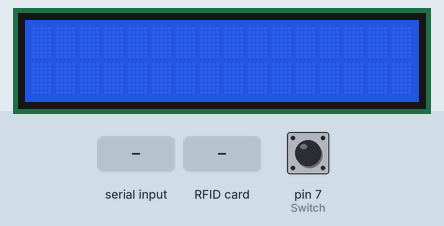
Simulated run of this sketch. Board: Arduino Uno, built with avr-gcc and run on an emulated ATmega328P. Parts: 16×2 character LCD. Inputs (shaded band) come from the test bench; at power-on: pin 7 (Switch) LOW. What the sketch prints to the serial monitor is not drawn.

Above: at 1.3 s.
1.4 s: "w" received over the second serial link
At 2.5 s:
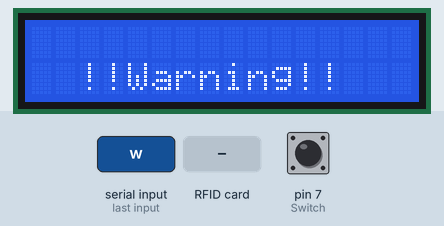
4.5 s: "n" received over the second serial link
At 5.5 s:
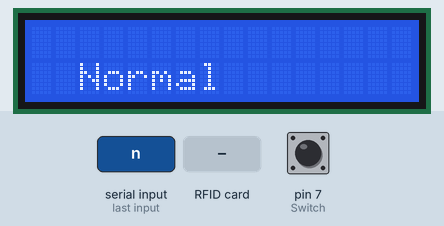
7.6 s: "m" received over the second serial link
At 8.4 s:
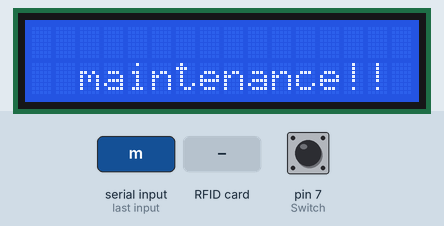
10.7 s: RFID card 5E 7A 19 C4 held to the reader
13.4 s: "r" received over the second serial link
Timing chart, 0 to 15.9 s (numbered marks = the images above; inputs shaded):
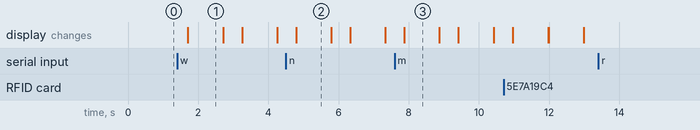

Measured:
- after the input at 1.4 s, the display: changes after 0.31 s (image 1)
- after the input at 4.5 s, the display: changes after 0.29 s (image 2)
- after the input at 7.6 s, the display: changes after 0.27 s (image 3)
- after the input at 13.4 s, every drawn part: stays the same
- what the display in image 1 shows lasts 1.0 s, from 1.7 s to 2.7 s

The sketch:

0126.test_Project___3.ino
```cpp
#include <SoftwareSerial.h>     //SPI 통신
#include <MFRC522.h>            // RFID
#include <SPI.h>                // RFID
#include <LiquidCrystal_I2C.h>  //LCD
#include <Wire.h>               //LCD

#define SS_PIN 10  //RFID
#define RST_PIN 9

SoftwareSerial P_Serial(2, 3);

char data;                           //LCD 문자
LiquidCrystal_I2C lcd(0x27, 16, 2);  //LCD 문자
int Switch = 7;
int buttonstate = 0;

MFRC522 rfid(SS_PIN, RST_PIN);
MFRC522::MIFARE_Key key;

byte nuidPICC[4];  // RFID ID을 알아내기위한 배열 선언

void setup()
{
  lcd.init();
  lcd.backlight();
  Serial.begin(9600);
  P_Serial.begin(9600);
  pinMode(Switch, INPUT);

  SPI.begin();      // Init SPI bus
  rfid.PCD_Init();  // Init MFRC522
}

void loop() {

  buttonstate = digitalRead(Switch);
  //여기부터  LCD 제어/ 출력 관련
  if (P_Serial.available())  //만약 읽을 데이터가 있을 시
  {
    data = P_Serial.read();
  }

  if (rfid.uid.uidByte[0] == 229 && rfid.uid.uidByte[1] == 114 && rfid.uid.uidByte[2] == 18 && rfid.uid.uidByte[3] == 173)  //RFID를 찍었을때
  {
    if (data == 'w') data = 'n'; // 원래의 값이 w 이면, 데이터 G으로 변경
  }


  if (data == 'n')
  {
    Serial.print("data in : ");
    Serial.println(data);
    P_Serial.write('n');
    lcd.setCursor(0, 1);
    lcd.print("  Normal  ");
    delay(1000);
    lcd.clear();

    /*if(data == 'G')
    {
      P_Serial.write('G');
    }*/
  }

  if (data == 'w')
  {
    Serial.println(data);
    P_Serial.write('w');
    lcd.setCursor(0, 1);
    lcd.print("  !!Warning!!  ");
    delay(1000);
    lcd.clear();
  }

  if (buttonstate == HIGH)
  {
    P_Serial.write('G');
  }

  if (data == 'm')
  {
    Serial.print(data);
    //P_Serial.write('m');
    lcd.setCursor(0, 1);
    lcd.print("  maintenance!!  ");
    delay(1000);
    lcd.clear();

    if (rfid.uid.uidByte[0] == 229 && rfid.uid.uidByte[1] == 114 && rfid.uid.uidByte[2] == 18 && rfid.uid.uidByte[3] == 173)  //RFID를 찍었을때
    {
     data = 'n';
    }
  }


  // RFID 카드 아이디 알아내기
  if (!rfid.PICC_IsNewCardPresent() || !rfid.PICC_ReadCardSerial()) {
    delay(500);
    return;
  }

  Serial.print("Card UID: ");

  for (byte i = 0; i < 4; i++) {
    Serial.print(rfid.uid.uidByte[i]);
    Serial.print(" ");
  }

  Serial.println();
}
```
